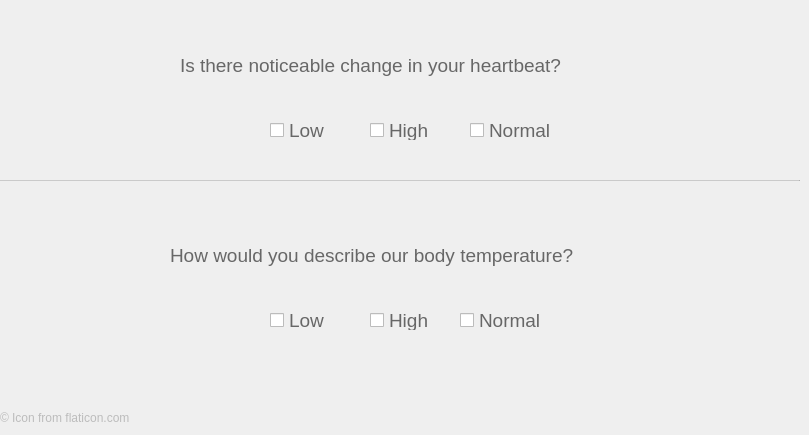
   <widget class="QWidget" name="tab_9">
    <attribute name="title">
     <string>Temperature and Heartbeat</string>
    </attribute>
    <widget class="QLabel" name="label_9">
     <property name="geometry">
      <rect>
       <x>0</x>
       <y>410</y>
       <width>291</width>
       <height>16</height>
      </rect>
     </property>
     <property name="styleSheet">
      <string notr="true">color: rgb(188, 188, 188);</string>
     </property>
     <property name="text">
      <string>© Icon from flaticon.com</string>
     </property>
    </widget>
    <widget class="Line" name="line_7">
     <property name="geometry">
      <rect>
       <x>0</x>
       <y>180</y>
       <width>800</width>
       <height>1</height>
      </rect>
     </property>
     <property name="styleSheet">
      <string notr="true">background-color: rgb(176, 176, 176);</string>
     </property>
     <property name="orientation">
      <enum>Qt::Horizontal</enum>
     </property>
    </widget>
    <widget class="QLabel" name="Question_25">
     <property name="geometry">
      <rect>
       <x>180</x>
       <y>50</y>
       <width>471</width>
       <height>31</height>
      </rect>
     </property>
     <property name="font">
      <font>
       <family>Arial</family>
       <pointsize>14</pointsize>
       <weight>50</weight>
       <bold>false</bold>
      </font>
     </property>
     <property name="styleSheet">
      <string notr="true">color: rgb(103, 103, 103);</string>
     </property>
     <property name="text">
      <string>Is there noticeable change in your heartbeat?</string>
     </property>
    </widget>
    <widget class="QCheckBox" name="HighHeart">
     <property name="geometry">
      <rect>
       <x>370</x>
       <y>120</y>
       <width>81</width>
       <height>20</height>
      </rect>
     </property>
     <property name="font">
      <font>
       <family>Arial</family>
       <pointsize>14</pointsize>
       <weight>50</weight>
       <bold>false</bold>
      </font>
     </property>
     <property name="styleSheet">
      <string notr="true">color: rgb(103, 103, 103);</string>
     </property>
     <property name="text">
      <string>High</string>
     </property>
    </widget>
    <widget class="QCheckBox" name="NormalHeight">
     <property name="geometry">
      <rect>
       <x>470</x>
       <y>120</y>
       <width>111</width>
       <height>20</height>
      </rect>
     </property>
     <property name="font">
      <font>
       <family>Arial</family>
       <pointsize>14</pointsize>
       <weight>50</weight>
       <bold>false</bold>
      </font>
     </property>
     <property name="styleSheet">
      <string notr="true">color: rgb(103, 103, 103);</string>
     </property>
     <property name="text">
      <string>Normal</string>
     </property>
    </widget>
    <widget class="QCheckBox" name="LowHeart">
     <property name="geometry">
      <rect>
       <x>270</x>
       <y>120</y>
       <width>71</width>
       <height>20</height>
      </rect>
     </property>
     <property name="font">
      <font>
       <family>Arial</family>
       <pointsize>14</pointsize>
       <weight>50</weight>
       <bold>false</bold>
      </font>
     </property>
     <property name="styleSheet">
      <string notr="true">color: rgb(103, 103, 103);</string>
     </property>
     <property name="text">
      <string>Low</string>
     </property>
    </widget>
    <widget class="QCheckBox" name="NormalTemp">
     <property name="geometry">
      <rect>
       <x>460</x>
       <y>310</y>
       <width>111</width>
       <height>20</height>
      </rect>
     </property>
     <property name="font">
      <font>
       <family>Arial</family>
       <pointsize>14</pointsize>
      </font>
     </property>
     <property name="styleSheet">
      <string notr="true">color: rgb(103, 103, 103);</string>
     </property>
     <property name="text">
      <string>Normal</string>
     </property>
    </widget>
    <widget class="QLabel" name="Question_26">
     <property name="geometry">
      <rect>
       <x>170</x>
       <y>240</y>
       <width>481</width>
       <height>31</height>
      </rect>
     </property>
     <property name="font">
      <font>
       <family>Arial</family>
       <pointsize>14</pointsize>
       <weight>50</weight>
       <bold>false</bold>
      </font>
     </property>
     <property name="styleSheet">
      <string notr="true">color: rgb(103, 103, 103);</string>
     </property>
     <property name="text">
      <string>How would you describe our body temperature?</string>
     </property>
    </widget>
    <widget class="QCheckBox" name="HighTemp">
     <property name="geometry">
      <rect>
       <x>370</x>
       <y>310</y>
       <width>81</width>
       <height>20</height>
      </rect>
     </property>
     <property name="font">
      <font>
       <family>Arial</family>
       <pointsize>14</pointsize>
      </font>
     </property>
     <property name="styleSheet">
      <string notr="true">color: rgb(103, 103, 103);</string>
     </property>
     <property name="text">
      <string>High</string>
     </property>
    </widget>
    <widget class="QCheckBox" name="LowTemp">
     <property name="geometry">
      <rect>
       <x>270</x>
       <y>310</y>
       <width>71</width>
       <height>20</height>
      </rect>
     </property>
     <property name="font">
      <font>
       <family>Arial</family>
       <pointsize>14</pointsize>
      </font>
     </property>
     <property name="styleSheet">
      <string notr="true">color: rgb(103, 103, 103);</string>
     </property>
     <property name="text">
      <string>Low</string>
     </property>
    </widget>
   </widget>
